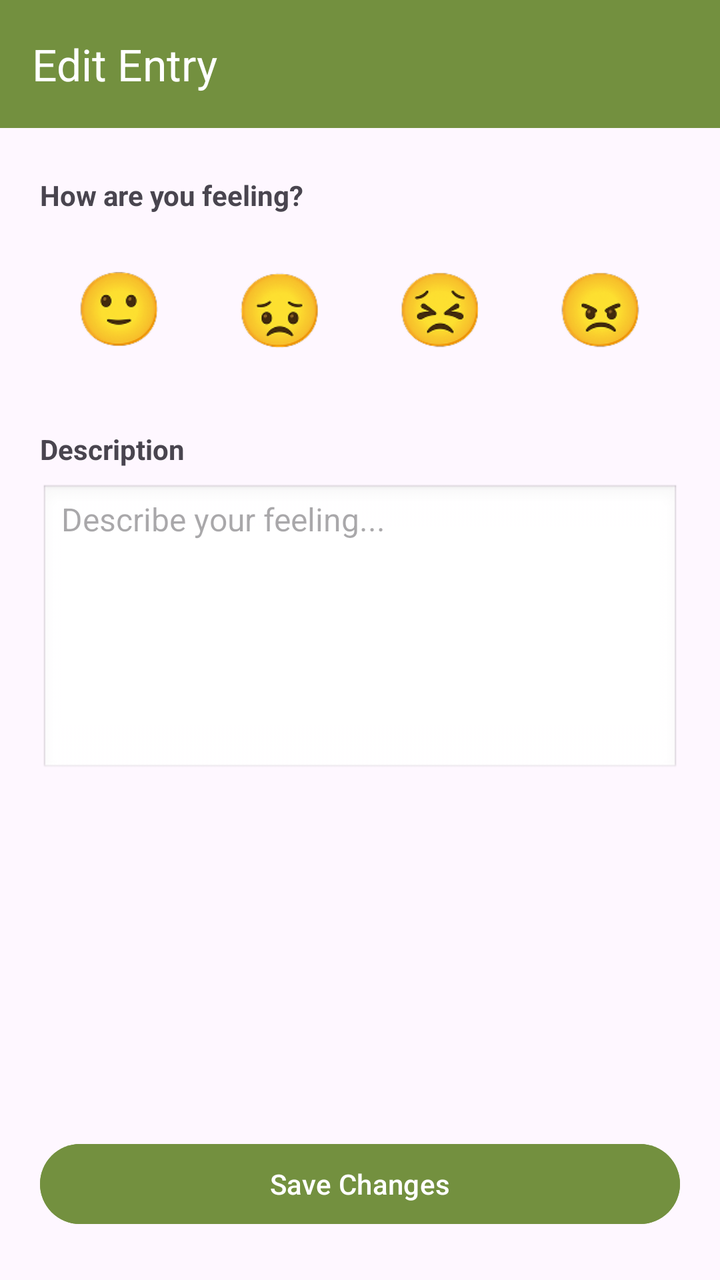
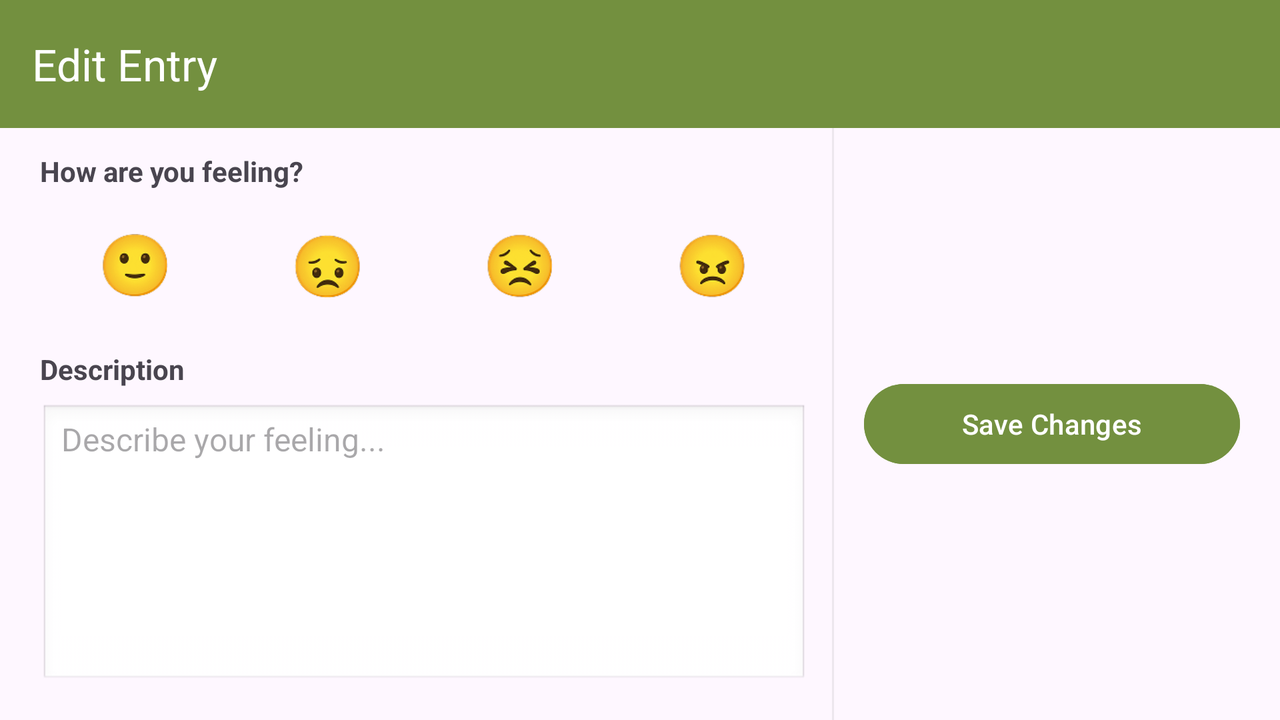

The same Android screen from two of the app's own layout files: first res/layout/ as a phone draws it, then the repository's variant for another configuration, drawn on a device whose configuration selects that folder. Both files follow.
<!-- AndroidManifest.xml: application theme Theme.MyApplication -->
<!-- res/layout/fragment_edit_entry.xml -->
<?xml version="1.0" encoding="utf-8"?>
<androidx.core.widget.NestedScrollView
    xmlns:android="http://schemas.android.com/apk/res/android"
    xmlns:app="http://schemas.android.com/apk/res-auto"
    android:layout_width="match_parent"
    android:layout_height="match_parent"
    android:fillViewport="true">

    <androidx.constraintlayout.widget.ConstraintLayout
        android:layout_width="match_parent"
        android:layout_height="wrap_content"
        >

        
        <androidx.appcompat.widget.Toolbar
            android:id="@+id/toolbar"
            android:layout_width="0dp"
            android:layout_height="?attr/actionBarSize"
            android:background="@color/button_green"
            android:theme="@style/ThemeOverlay.AppCompat.Dark.ActionBar"
            app:title="Edit Entry"
            app:navigationIcon="@drawable/ic_arrow_back"
            app:layout_constraintTop_toTopOf="parent"
            app:layout_constraintStart_toStartOf="parent"
            app:layout_constraintEnd_toEndOf="parent" />

        
        <TextView
            android:id="@+id/labelEmotion"
            android:layout_width="0dp"
            android:layout_height="wrap_content"
            android:layout_marginTop="24dp"
            android:layout_marginStart="20dp"
            android:layout_marginEnd="20dp"
            android:text="How are you feeling?"
            android:textStyle="bold"
            android:textSize="14sp"
            app:layout_constraintTop_toBottomOf="@id/toolbar"
            app:layout_constraintStart_toStartOf="parent"
            app:layout_constraintEnd_toEndOf="parent" />

        
        <LinearLayout
            android:id="@+id/emotionRow"
            android:layout_width="0dp"
            android:layout_height="72dp"
            android:layout_marginTop="12dp"
            android:layout_marginStart="20dp"
            android:layout_marginEnd="20dp"
            android:orientation="horizontal"
            app:layout_constraintTop_toBottomOf="@id/labelEmotion"
            app:layout_constraintStart_toStartOf="parent"
            app:layout_constraintEnd_toEndOf="parent">

            <ImageView
                android:id="@+id/editHappyIcon"
                android:layout_width="0dp"
                android:layout_height="match_parent"
                android:layout_weight="1"
                android:layout_margin="5dp"
                android:padding="12dp"
                android:scaleType="centerInside"
                android:background="@drawable/bg_emotion_ripple"
                android:src="@drawable/slightly_happy"
                android:clickable="true"
                android:focusable="true"
                android:contentDescription="@string/cd_happy" />

            <ImageView
                android:id="@+id/editSadIcon"
                android:layout_width="0dp"
                android:layout_height="match_parent"
                android:layout_weight="1"
                android:layout_margin="5dp"
                android:padding="12dp"
                android:scaleType="centerInside"
                android:background="@drawable/bg_emotion_ripple"
                android:src="@drawable/sad"
                android:clickable="true"
                android:focusable="true"
                android:contentDescription="@string/cd_sad" />

            <ImageView
                android:id="@+id/editPressuredIcon"
                android:layout_width="0dp"
                android:layout_height="match_parent"
                android:layout_weight="1"
                android:layout_margin="5dp"
                android:padding="12dp"
                android:scaleType="centerInside"
                android:background="@drawable/bg_emotion_ripple"
                android:src="@drawable/scrunched_eyes"
                android:clickable="true"
                android:focusable="true"
                android:contentDescription="@string/cd_pressured" />

            <ImageView
                android:id="@+id/editAngryIcon"
                android:layout_width="0dp"
                android:layout_height="match_parent"
                android:layout_weight="1"
                android:layout_margin="5dp"
                android:padding="12dp"
                android:scaleType="centerInside"
                android:background="@drawable/bg_emotion_ripple"
                android:src="@drawable/rage"
                android:clickable="true"
                android:focusable="true"
                android:contentDescription="@string/cd_angry" />
        </LinearLayout>

        
        <TextView
            android:id="@+id/labelDescription"
            android:layout_width="0dp"
            android:layout_height="wrap_content"
            android:layout_marginTop="24dp"
            android:layout_marginStart="20dp"
            android:layout_marginEnd="20dp"
            android:text="Description"
            android:textStyle="bold"
            android:textSize="14sp"
            app:layout_constraintTop_toBottomOf="@id/emotionRow"
            app:layout_constraintStart_toStartOf="parent"
            app:layout_constraintEnd_toEndOf="parent" />

        
        <EditText
            android:id="@+id/editDescription"
            android:layout_width="0dp"
            android:layout_height="wrap_content"
            android:layout_marginTop="8dp"
            android:layout_marginStart="20dp"
            android:layout_marginEnd="20dp"
            android:minLines="5"
            android:gravity="top"
            android:inputType="textMultiLine"
            android:hint="Describe your feeling..."
            android:textSize="16sp"
            android:lineSpacingMultiplier="1.4"
            android:background="@android:drawable/edit_text"
            app:layout_constraintTop_toBottomOf="@id/labelDescription"
            app:layout_constraintStart_toStartOf="parent"
            app:layout_constraintEnd_toEndOf="parent" />

        
        <Button
            android:id="@+id/btnSave"
            android:layout_width="0dp"
            android:layout_height="wrap_content"
            android:layout_marginStart="20dp"
            android:layout_marginEnd="20dp"
            android:layout_marginBottom="24dp"
            android:text="Save Changes"
            android:textColor="@android:color/white"
            android:backgroundTint="@color/button_green"
            app:layout_constraintBottom_toBottomOf="parent"
            app:layout_constraintStart_toStartOf="parent"
            app:layout_constraintEnd_toEndOf="parent" />



    </androidx.constraintlayout.widget.ConstraintLayout>
</androidx.core.widget.NestedScrollView>
<!-- resources referenced by this layout -->
<resources>
  <color name="button_green">#73903F</color>
  <!-- drawable bg_emotion_ripple (drawable) -->
  <?xml version="1.0" encoding="utf-8"?>
  <ripple xmlns:android="http://schemas.android.com/apk/res/android"
      android:color="#3373903F">
  
      <item android:drawable="@drawable/bg_emotion_selector"/>
  </ripple>
  <!-- drawable rage: png bitmap (drawable, 7156 bytes) -->
  <!-- drawable sad: png bitmap (drawable, 7088 bytes) -->
  <!-- drawable scrunched_eyes: png bitmap (drawable, 7584 bytes) -->
  <!-- drawable slightly_happy: png bitmap (drawable, 6853 bytes) -->
  <string name="cd_angry">Angry emoji</string>
  <string name="cd_happy">Happy emoji</string>
  <string name="cd_pressured">Pressured emoji</string>
  <string name="cd_sad">Sad emoji</string>
  <style name="Theme.MyApplication" parent="Base.Theme.MyApplication" />
  <!-- drawable bg_emotion_selector (drawable) -->
  <?xml version="1.0" encoding="utf-8"?>
  <selector xmlns:android="http://schemas.android.com/apk/res/android">
      <item android:state_selected="true"
          android:drawable="@drawable/bg_emotion_selected"/>
      <item android:drawable="@drawable/bg_emotion_default"/>
  </selector>
  <style name="Base.Theme.MyApplication" parent="Theme.Material3.DayNight.NoActionBar">
          
          
  
  
      </style>
  <!-- drawable bg_emotion_selected (drawable) -->
  <?xml version="1.0" encoding="utf-8"?>
  <shape xmlns:android="http://schemas.android.com/apk/res/android">
      <solid android:color="#EAF2E3"/> 
      <stroke
          android:width="2dp"
          android:color="#73903F"/>
      <corners android:radius="12dp"/>
  </shape>
</resources>
<!-- res/layout-land/fragment_edit_entry.xml (the repository's variant of the layout above) -->
<!-- drawn on the phone turned sideways -->
<?xml version="1.0" encoding="utf-8"?>
<androidx.constraintlayout.widget.ConstraintLayout
    xmlns:android="http://schemas.android.com/apk/res/android"
    xmlns:app="http://schemas.android.com/apk/res-auto"
    android:layout_width="match_parent"
    android:layout_height="match_parent">

    
    <androidx.appcompat.widget.Toolbar
        android:id="@+id/toolbar"
        android:layout_width="0dp"
        android:layout_height="?attr/actionBarSize"
        android:background="@color/button_green"
        android:theme="@style/ThemeOverlay.AppCompat.Dark.ActionBar"
        app:title="Edit Entry"
        app:navigationIcon="@drawable/ic_arrow_back"
        app:layout_constraintTop_toTopOf="parent"
        app:layout_constraintStart_toStartOf="parent"
        app:layout_constraintEnd_toEndOf="parent" />

    
    <androidx.constraintlayout.widget.Guideline
        android:id="@+id/guideline"
        android:layout_width="wrap_content"
        android:layout_height="wrap_content"
        android:orientation="vertical"
        app:layout_constraintGuide_percent="0.65" />

    
    <View
        android:id="@+id/divider"
        android:layout_width="1dp"
        android:layout_height="0dp"
        android:background="@android:color/darker_gray"
        android:alpha="0.2"
        app:layout_constraintTop_toBottomOf="@id/toolbar"
        app:layout_constraintBottom_toBottomOf="parent"
        app:layout_constraintStart_toStartOf="@id/guideline" />

    

    
    <TextView
        android:id="@+id/labelEmotion"
        android:layout_width="0dp"
        android:layout_height="wrap_content"
        android:layout_marginTop="12dp"
        android:layout_marginStart="20dp"
        android:layout_marginEnd="12dp"
        android:text="How are you feeling?"
        android:textStyle="bold"
        android:textSize="14sp"
        app:layout_constraintTop_toBottomOf="@id/toolbar"
        app:layout_constraintStart_toStartOf="parent"
        app:layout_constraintEnd_toStartOf="@id/guideline" />

    
    <LinearLayout
        android:id="@+id/emotionRow"
        android:layout_width="0dp"
        android:layout_height="60dp"
        android:layout_marginTop="8dp"
        android:layout_marginStart="20dp"
        android:layout_marginEnd="12dp"
        android:orientation="horizontal"
        app:layout_constraintTop_toBottomOf="@id/labelEmotion"
        app:layout_constraintStart_toStartOf="parent"
        app:layout_constraintEnd_toStartOf="@id/guideline">

        <ImageView
            android:id="@+id/editHappyIcon"
            android:layout_width="0dp"
            android:layout_height="match_parent"
            android:layout_weight="1"
            android:layout_margin="4dp"
            android:padding="10dp"
            android:scaleType="centerInside"
            android:background="@drawable/bg_emotion_ripple"
            android:src="@drawable/slightly_happy"
            android:clickable="true"
            android:focusable="true"
            android:contentDescription="@string/cd_happy" />

        <ImageView
            android:id="@+id/editSadIcon"
            android:layout_width="0dp"
            android:layout_height="match_parent"
            android:layout_weight="1"
            android:layout_margin="4dp"
            android:padding="10dp"
            android:scaleType="centerInside"
            android:background="@drawable/bg_emotion_ripple"
            android:src="@drawable/sad"
            android:clickable="true"
            android:focusable="true"
            android:contentDescription="@string/cd_sad" />

        <ImageView
            android:id="@+id/editPressuredIcon"
            android:layout_width="0dp"
            android:layout_height="match_parent"
            android:layout_weight="1"
            android:layout_margin="4dp"
            android:padding="10dp"
            android:scaleType="centerInside"
            android:background="@drawable/bg_emotion_ripple"
            android:src="@drawable/scrunched_eyes"
            android:clickable="true"
            android:focusable="true"
            android:contentDescription="@string/cd_pressured" />

        <ImageView
            android:id="@+id/editAngryIcon"
            android:layout_width="0dp"
            android:layout_height="match_parent"
            android:layout_weight="1"
            android:layout_margin="4dp"
            android:padding="10dp"
            android:scaleType="centerInside"
            android:background="@drawable/bg_emotion_ripple"
            android:src="@drawable/rage"
            android:clickable="true"
            android:focusable="true"
            android:contentDescription="@string/cd_angry" />
    </LinearLayout>

    
    <TextView
        android:id="@+id/labelDescription"
        android:layout_width="0dp"
        android:layout_height="wrap_content"
        android:layout_marginTop="12dp"
        android:layout_marginStart="20dp"
        android:layout_marginEnd="12dp"
        android:text="Description"
        android:textStyle="bold"
        android:textSize="14sp"
        app:layout_constraintTop_toBottomOf="@id/emotionRow"
        app:layout_constraintStart_toStartOf="parent"
        app:layout_constraintEnd_toStartOf="@id/guideline" />

    
    <EditText
        android:id="@+id/editDescription"
        android:layout_width="0dp"
        android:layout_height="0dp"
        android:layout_marginTop="8dp"
        android:layout_marginStart="20dp"
        android:layout_marginEnd="12dp"
        android:layout_marginBottom="16dp"
        android:gravity="top"
        android:inputType="textMultiLine"
        android:hint="Describe your feeling..."
        android:textSize="16sp"
        android:lineSpacingMultiplier="1.4"
        android:background="@android:drawable/edit_text"
        app:layout_constraintTop_toBottomOf="@id/labelDescription"
        app:layout_constraintBottom_toBottomOf="parent"
        app:layout_constraintStart_toStartOf="parent"
        app:layout_constraintEnd_toStartOf="@id/guideline" />

    

    
    <Button
        android:id="@+id/btnSave"
        android:layout_width="0dp"
        android:layout_height="wrap_content"
        android:layout_marginStart="16dp"
        android:layout_marginEnd="20dp"
        android:text="Save Changes"
        android:textColor="@android:color/white"
        android:backgroundTint="@color/button_green"
        app:layout_constraintTop_toBottomOf="@id/toolbar"
        app:layout_constraintBottom_toBottomOf="parent"
        app:layout_constraintStart_toEndOf="@id/guideline"
        app:layout_constraintEnd_toEndOf="parent" />

</androidx.constraintlayout.widget.ConstraintLayout>
